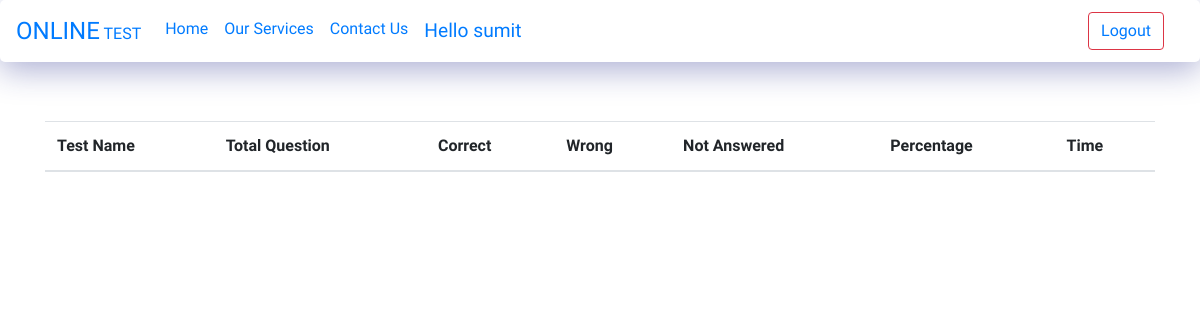
The app's page /yourresult.php (signed in), older data.
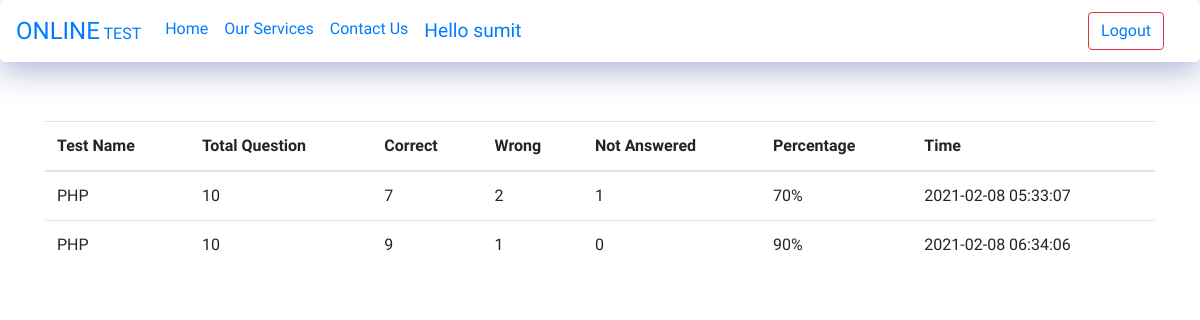
The same page, newer data.
### tables this page shows
CREATE TABLE `result` (
  `id` int(11) NOT NULL,
  `email` varchar(40) NOT NULL,
  `name` varchar(30) NOT NULL,
  `test_name` varchar(30) NOT NULL,
  `total_question` int(11) NOT NULL,
  `correct` int(11) NOT NULL,
  `wrong` int(11) NOT NULL,
  `not_answered` int(11) NOT NULL,
  `percentage` int(11) NOT NULL,
  `time` timestamp NOT NULL DEFAULT current_timestamp()
);

### yourresult.php (the view, shortened to what this page needs)
<?php
    $nam=$_SESSION["username"];
include 'connection.php';
$sql="SELECT * FROM `result` WHERE `name`='$nam'";
$query=mysqli_query($conn,$sql);
?>
<!doctype html>
<html lang="en">
  <head>
    <link rel="stylesheet" href="https://cdn.jsdelivr.net/npm/bootstrap@4.6.0/dist/css/bootstrap.min.css">
    <link rel="stylesheet" href="style.css">
    <link rel="stylesheet" href="https://cdnjs.cloudflare.com/ajax/libs/font-awesome/4.7.0/css/font-awesome.min.css" />
    <link rel="stylesheet" type="text/css" href="https://cdn.datatables.net/1.10.23/css/jquery.dataTables.css">
  </head>
  <body>
  <?php include 'userheader.php' ?>
  <div class="container-fluid bg mb-5">
        <div class="container log">
<table class="table" id="tb">
  <thead class="">
      <th scope="col">Test Name</th>
      <th scope="col">Total Question</th>
      <th scope="col">Correct</th>
      <th scope="col">Wrong</th>
      <th scope="col">Not Answered</th>
      <th scope="col">Percentage</th>
      <th scope="col">Time</th>
  </thead>
  <tbody>
      <?php while($row= mysqli_fetch_array($query)){?>
    <tr style="background:transparent">
      <td><?php echo $row['test_name']; ?></td>
      <td><?php echo $row['total_question']; ?></td>
      <td><?php echo $row['correct']; ?></td>
      <td><?php echo $row['wrong']; ?></td>
      <td><?php echo $row['not_answered']; ?></td>
      <td><?php echo $row['percentage'].'%'; ?></td>
      <td><?php echo $row['time']; ?></td>
    </tr>
      <?php }?>
  </tbody>
</table>
        </div>
  </div>
  </body>
</html>

Row changes from the older to the newer data that the page shows:
added result: test_name "PHP", total_question "10", correct "7", wrong "2", not_answered "1", percentage "70", time "2021-02-08 05:33:07"
added result: test_name "PHP", total_question "10", correct "9", wrong "1", not_answered "0", percentage "90", time "2021-02-08 06:34:06"
